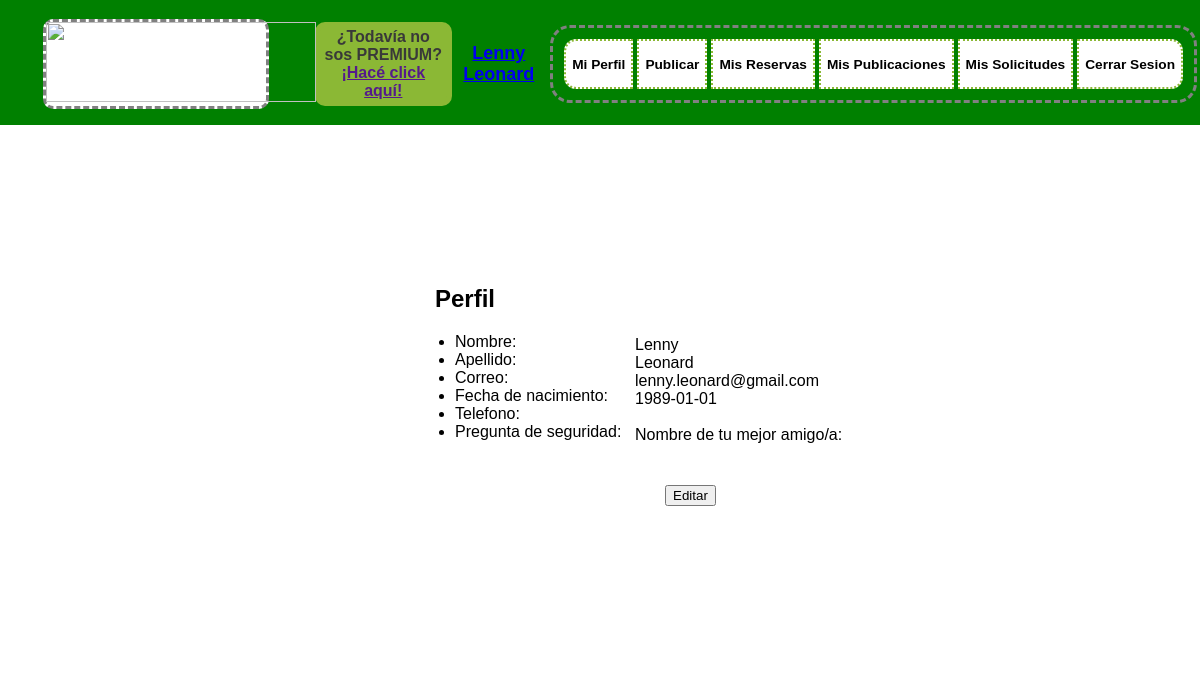
The app's page /Perfil.php (signed in) with its own data.
### tables this page shows
CREATE TABLE `usuarios` (
  `idUSUARIOS` int(11) NOT NULL,
  `NOMBRE` varchar(15) NOT NULL,
  `APELLIDO` varchar(20) NOT NULL,
  `FECHANAC` date NOT NULL,
  `EMAIL` varchar(35) NOT NULL,
  `TELEFONO` varchar(15) DEFAULT NULL,
  `CONTRASENA` varchar(20) NOT NULL,
  `RESPUESTASEG` varchar(20) NOT NULL,
  `FECHADEALTA` timestamp NOT NULL DEFAULT CURRENT_TIMESTAMP,
  `idPREGUNTASDESEGURIDAD` int(11) NOT NULL
);

CREATE TABLE `preguntasdeseguridad` (
  `idPREGUNTASDESEGURIDAD` int(11) NOT NULL,
  `TEXTO` varchar(60) DEFAULT NULL
);

### Perfil.php (the view, shortened to what this page needs)
<?php
  require("cabecera_estandar_sesion_iniciada.php");
 ?>
<!DOCTYPE html>
<html>
  <head>
    <link rel="stylesheet" href="PerfilEstilo.css">
  </head>
  <body>
    <section class="wrapper">
      <section class="main">
        <article>
          <h2>Perfil</h2>
            <ul>
              <li><label for="nombre">Nombre:</label></li>
              <li><label for="apellido">Apellido:</label></li>
              <li><label for="mail">Correo:</label></li>
              <li><label for="fecNac">Fecha de nacimiento:</label></li>
              <li><label for="telefono">Telefono:</label></li>
              <li><label for="preg">Pregunta de seguridad:</label></li>
            </ul>
            <ul class="datos">
              <?php
                $conexion=mysqli_connect('localhost','root') or die ('No se pudo conectar'.mysql_error());
                mysqli_select_db($conexion,'couchinn') or die('No se pudo selecionar la base de datos'.mysql_error());
                $email=$_SESSION['usuario'];
                $consulta="SELECT * FROM usuarios WHERE EMAIL='$email'";
                $DATOS=mysqli_query($conexion,$consulta);
                $fila=mysqli_fetch_row($DATOS);
                echo ($fila['1']),"<br>";
                echo ($fila['2']),"<br>";
                echo ($fila['4']),"<br>";
                echo ($fila['3']),"<br>";
                echo ($fila['5']),"<br>";
                $equis=$fila['9'];
                $consulta="SELECT TEXTO FROM preguntasdeseguridad WHERE idPREGUNTASDESEGURIDAD='$equis'";
                $DATO=mysqli_query($conexion,$consulta);
                $dato2=mysqli_fetch_row($DATO);
                echo ($dato2['0']);
               ?>
            </ul>
            <a href="PerfilEdit.php">
              <input type="button" name="editar" value="Editar" class="editar">
            </a>
        </article>
      </section>
    </section>
    <footer>
    </footer>
  </body>
</html>

### EstilosCabeceraSesionIniciada.css (style rules this page uses)
body { background-image: url(Fondo_Main_3.jpg); font-family: Arial; }

### PerfilEstilo.css (style rules this page uses)
body { background-image: url(Fondo_Main_3.jpg); background-size: cover; }
.main, aside, footer { background-color: rgba(255, 255, 255, 0.75); position: absolute; padding: 5px 5px; margin: 10px; }
.main { display: inline-block; left: 350px; width: 700px; top: 150px; height: 490px; }
.main article { position: relative; top: 100px; left: 50px; }
.main article h2 { position: relative; left: 20px; }
.datos { display: inline-block; position: absolute; left: 180px; top: 35px; list-style: none; }
.editar { display: inline-block; position: absolute; left: 250px; top: 200px; }

### records on screen
usuarios: NOMBRE "Lenny", APELLIDO "Leonard", EMAIL "lenny.leonard@gmail.com", FECHANAC "1989-01-01"
preguntasdeseguridad: TEXTO "Nombre de tu mejor amigo/a:"

### other values on screen
$_SESSION['nombre'] "Lenny"
$_SESSION['apellido'] "Leonard"
